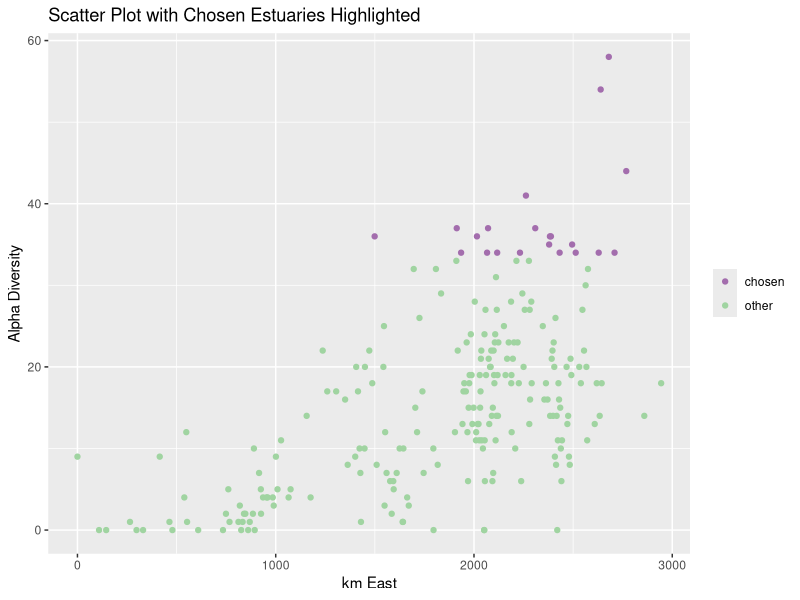
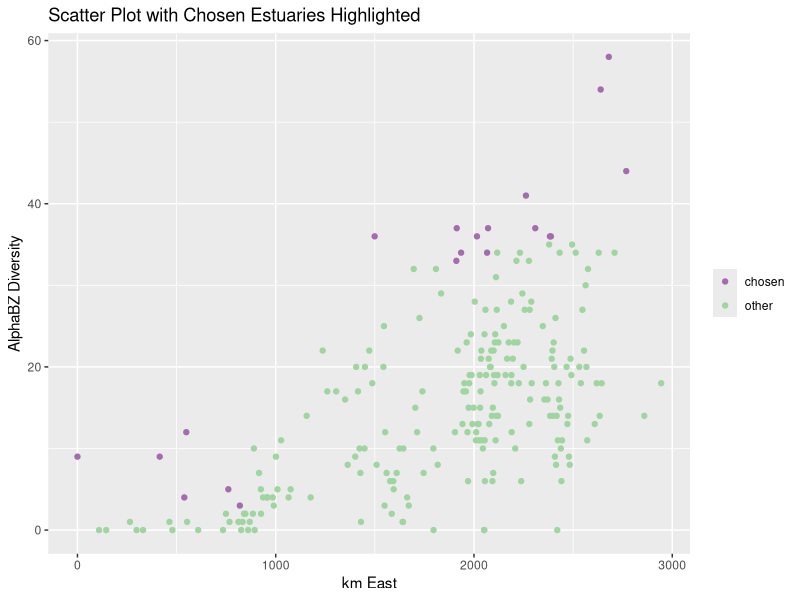

Here is the R script that generated these plots, in order: (Note: this script raises an error after producing the figures.)
# Marine Spatial Planning Module - Colin Attwood
# Not just an ecological problem but social and economic too - we're ignoring that for now
# You want to spread the protected areas around the country whilest conserving the largest number of species possible

ED <- read.csv("EstuaryFishSurveyData.csv")
install.packages("vegan")
library(vegan)
install.packages("dplyr")
library(dplyr)
install.packages("ggplot2")
library(ggplot2)

#Getting rid of NAs in the data set 
ED[is.na(ED)] <- 0

# Specnumber 
#this is a function in the vegan package that allows you to sus out the alpha diversity (species richness) of the eastuaries
alpha <- specnumber(ED[4:148]) 
ED$alpha <- specnumber(ED[4:148]) #created a new column with the alpha diversity in ED

### Chunk 1
# Using Colin's code to order the data in descending alpha diversity
ED <- ED[order(-ED$alpha),]
ED

# Extracting the names of the top 20 most diverse estuaries
Alphalist <- ED[1:20,1]
Alphalist

# To ensure that the graph makes sense (geographically sound), flip kmWest to create a new column - kmEast
ED$kmEast <- 2947 - ED$kmWest

# Create a column for top 20 alpha diversity and others
ED$highlight <- ifelse(rank(-ED$alpha) <=20, "chosen", "other")

# Create a scatter plot showing the top 20 eastuaries in terms of alpha diversity
G1 <- ggplot(ED, aes(x = kmEast, y = alpha)) + 
  geom_point(aes(color = highlight)) +
  scale_color_manual(values = c("chosen" = "#A36DAD", "other" = "#A0D4A1")) +
  ggtitle("Scatter Plot with Chosen Estuaries Highlighted") +
  xlab("km East") +
  ylab ("Alpha Diversity")+
  theme(legend.title = element_blank())

G1

# Or Colin's way in separating the top 20 from the others
ED$alphalist <- 0
ED$alphalist[1:20] <- 1
# Then just color these -> Colin

# Now we're trying to see the gamma diversity - trying to see the number of different species that would be protected if we chose these
# We can use specnumber in the vegan package for this
# In essense we're sussing the top 20 estuaries by splitting them into biogeographic zones (BZ) and getthing 6 from the WC and 7 from the SC and EC
# In other word - we want to richness without the abundance
alphaout <- specnumber(ED[4:148], groups = ED$alphalist)
alphaout # output: 0 = 121; 1 = 116 ~ that's 80%


### Chunk 2
# Then order the data to both BZ and alpha
ED <- ED[order(ED$BZ,-ED$alpha),]

# Create a column for the richness with the different BZs 
ED$alphabz <- 0
ED$alphabz[1:7] <- 1 # tagging the first 6 from the East Coast
ED$alphabz[91:97] <- 1 # tagging the first 7 from the South Coast
ED$alphabz[207:212] <- 1 # tagging the first 7 from the West Coast
ED$alphabz

# Then another column for the highlighted BZ x alpha
ED$highlightBZ <- ifelse(rank(-ED$alphabz) <=20, "chosen", "other")

# Create a plot for BZ x alpha
G2 <- ggplot(ED, aes(x = kmEast, y = alpha)) + 
  geom_point(aes(color = highlightBZ)) +
  scale_color_manual(values = c("chosen" = "#A36DAD", "other" = "#A0D4A1")) +
  ggtitle("Scatter Plot with Chosen Estuaries Highlighted") +
  xlab("km East") +
  ylab ("AlphaBZ Diversity")+
  theme(legend.title = element_blank())
G2

#Extracting the names of these estuaries
AlphaBZlistEC <- ED[1:7,1]
AlphaBZlistSC <- ED[91:97,1]
AlphaBZlistWC <- ED[207:212,1]

AlphaBZlistEC
AlphaBZlistSC
AlphaBZlistWC

# How many species are in the alphabz list
alphabzout <- specnumber(ED[4:148], groups = ED$alphabzlist)
alphabzout # output : 0 = 120; 1 = 122 ~ that's 84%

### Chunk 3
# We are going to figure out the mid ranges of each species
# Problem also because some species have a bi modal dbn

G3 <- ggplot(ED, aes(x = kmEast, y = Bluespot.mullet)) + 
  geom_point(aes(color = highlightBZ)) +
  scale_color_manual(values = c("top20alphabz" = "#A36DAD", "other" = "#A0D4A1"))+
  theme(legend.title = element_blank())
G3



# Chunk 4
# Order data by kmWest
ED <- ED[order(-ED$kmWest),]
ED
# Creating vectors for Western Limit, Eastern Limit, Range, and Centre 
WL <- array(0, c(145))
WL

EL <- array(0, c(145))
EL

Range <- array(0, c(145))
Range

Centre <- array(0, c(145))
Centre

Mode <- array(0, c(145))
Mode

max <- 0

# Now we're going to make loops
for(i in 1:145){ # this is the species loop
  max <- 0
  for(j in 1:232){ # this is the estuary loop
    if(ED[j, i+3]>0){EL[i] <- ED[j,2]}
    if(ED[j, i+3]>max){
      Mode[i] <- ED[j, 2]
      max <- ED[j,i+3]
    }
  }
  for(j in 232:1){ # this is the estuary loop bottom up
    if(ED[j, i+3]>0){WL[i] <- ED[j,2]}
  }
  Range[i] <- WL[i] - EL[i] # range is between the two limits
  Centre[i] <- (WL[i]-EL[i])/2
}
 
EL   
WL
Range
Mode
Centre

hist(Centre)
hist(Mode)

# Getting the top 20 estuaries by best modes
# get names of estuaries most frequently in modes
freq <- table(Mode) # get frequencies of different estuaries 
sortfreq <- sort(freq, decreasing = TRUE) # sort for highest freqs first 
sortfreq
top20range <- c(179, 267, 308, 1448, 1034, 1036, 3, 238, 408, 452, 876, 2947, 568, 685, 830, 842, 984, 318, 564, 638) # take top 20 most frequent modes 
midranges <- ED$Estuary[match(top20range, ED$kmWest)] # match the km values to the estuary name 

# in retro I have taken the top 25 cross referenced the last 8 with the most biodiverse estuaries and found that three corresponded and included them (the last 3) into the list (I shifted 20 to 21)
midranges

# Creating a mode list
ED$modelist <- 0
# List of locations to set modelist to 1
locations <- c("St Lucia", "Mlalazi", "Matigulu/Nyoni", "Knysna", "Kariega", "Bushmans", "Kosi", "Mfolozi/Msunduzi", "Manzimtoti", "Mkomazi", "Kwelera", "Orange", "Mtentu", "Mngazana", "Ngqusi/Inxaxo", "Great Kei", "Great Fish", "Zinkwasi", "Mzamba", "Mntafufu")
# Set modelist to 1
ED <- ED %>%
  mutate(modelist = ifelse(ED$Estuary %in% locations, 1, 0))

# Highlight 
ED$highlightmode <- ifelse(rank(-ED$modelist) <=20, "chosen", "other")
# Create a graph
G4 <- ggplot(ED, aes(x = kmEast, y = alpha)) + 
  geom_point(aes(color = highlightmode)) +
  scale_color_manual(values = c("chosen" = "#A36DAD", "other" = "#A0D4A1"))+
  ggtitle("Scatter Plot with Chosen Estuaries Highlighted") +
  xlab("km East") +
  ylab ("Alpha") +
  theme(legend.title = element_blank())
G4

# Check how many species are saved in this
modeout <- specnumber(ED[4:148], groups = ED$modelist)
modeout # output: 0 = 107; 1 = 128 ~ that's 88%


# Chunk 5
# Dendogram, split estuaries in each group, choose ten groups, order data by group then by diversity in group, then choose top 2 entries of each group
## Sppcomplist
# There is an estuary without fish - we need to subset the data to exclude that one
# Cannot run a dendogram with EMPTY ESTUARIES

ED <- subset(ED, alpha >0)
nrow(ED) # 218 left

ED_deco <- decostand(ED[,c(4:148)], method = "total") # "total tell us more about the proportions of the fish that occur in each estuary - instead of just focusing on raw abundance numbers because we're interested in spp comp not spp numbers
ED_deco # this has taken the numbers and reduced them to proportions

ED_dist <- vegdist(ED_deco, method = "bray") # using the proportion dataset we're working out the dissimilarity bt ea estuary by using the bray-curtis measure of dissimilarity
ED_dist # gives you the dissimilary number but now need a graph - ask R to dra a dendrogram to compare these data

ED_clust <- hclust(ED_dist, method = "average")
ED_clust # this in in preparation for the plot

plot(ED_clust, hang = -1, ylab = "Dissimilarity", xlab = "Estuaries")

# Cut a line in the dendrogram to allow for it to branch only 10 times
slice <- cutree(ED_clust, h = 0.75)
slice # estuaries sorted into dendogram slices ~ 12 branches

slice <- cutree(ED_clust, h = 0.8)
slice # cut it to 80% ~ landed up with 10 groups
hist(slice)
# Create a new variable
ED$cut80 <- slice


# Now we need to order it by cut then by alpha
ED <- ED[order(ED$cut80,-ED$alpha),]
# Tagging chosen ones
ED$clust <- 0
ED$clust[c(1, 2, 35, 36, 44, 45, 46, 47, 48, 193, 194, 197, 198, 208, 209, 210, 213, 214, 215, 218)] <- 1


# Highlight top 20 clusters
ED$highlightclust <- ifelse(rank(-ED$clust) <=20, "chosen", "other")
# Plot
G5 <- ggplot(ED, aes(x = kmEast, y = alpha)) + 
  geom_point(aes(color = highlightclust)) +
  scale_color_manual(values = c("chosen" = "#A36DAD", "other" = "#A0D4A1"))+
  ggtitle("Scatter Plot with Chosen Estuaries Highlighted") +
  xlab("km East") +
  ylab ("Alpha") +
  theme(legend.title = element_blank())
G5

# Check the number of spp saved
clustout <- specnumber(ED[4:148], groups = ED$clust)
clustout # output: 0 = 121; 1 = 116 ~ 80%

# note that this is good but excludes all estuaries without fish and so will be biased against plants and invertebrates
